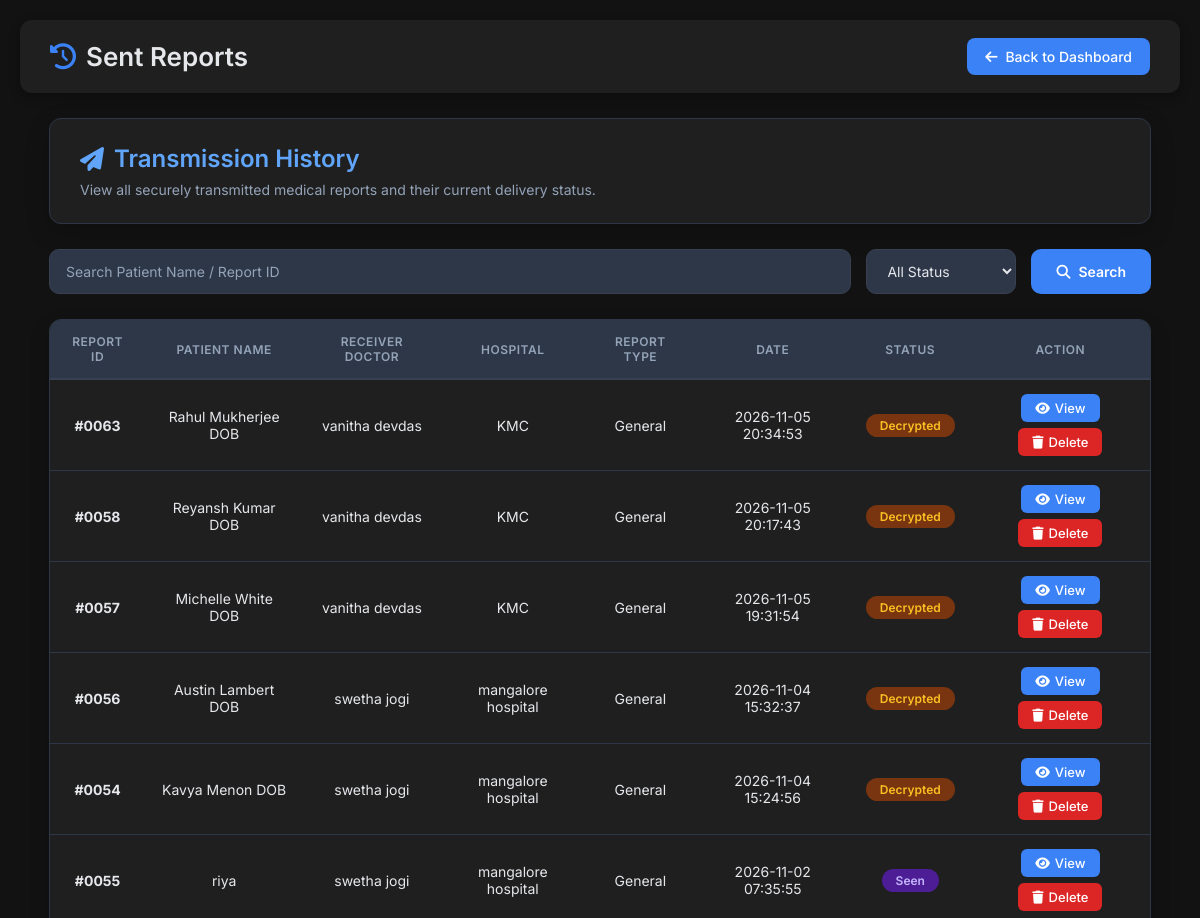
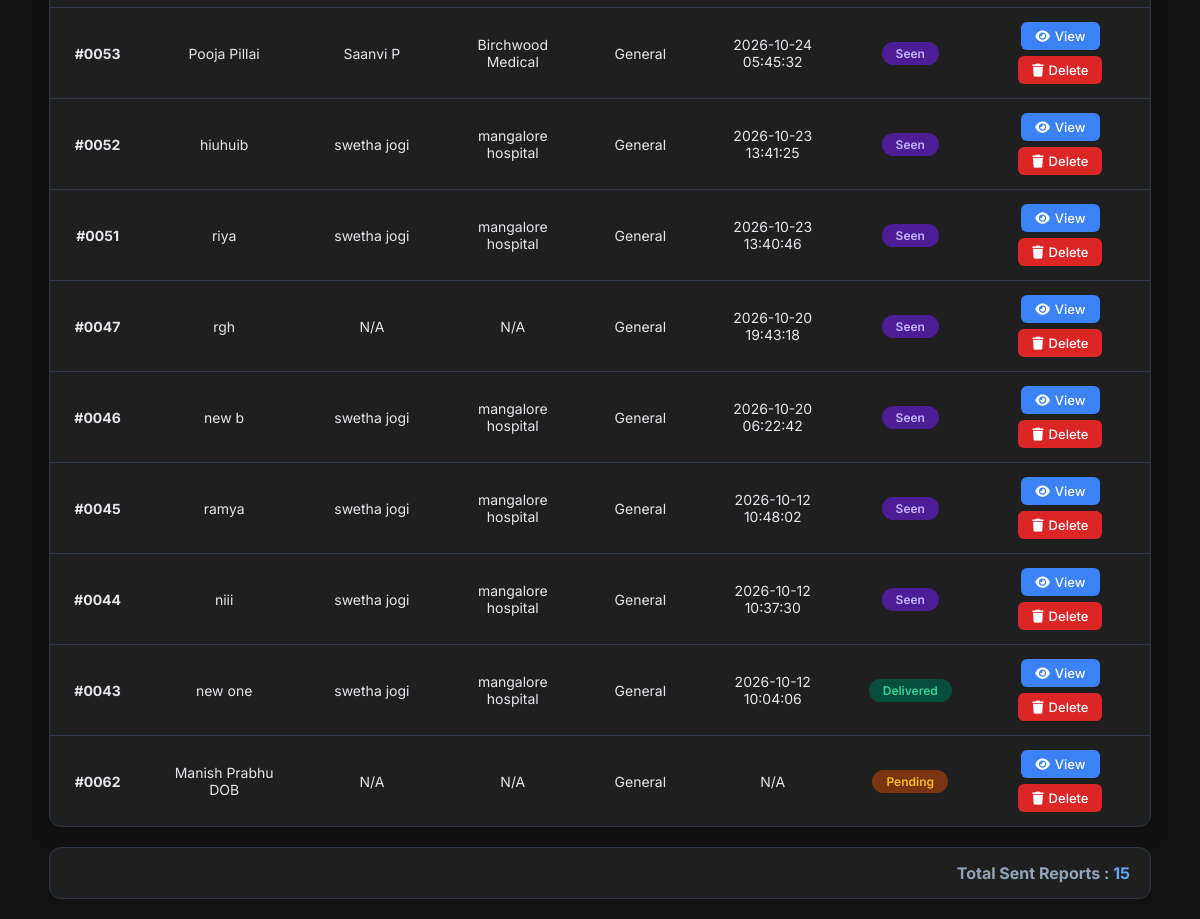
The app's page /sent_reports/7 with its own data (2 pictures, top to bottom).
### tables this page shows
CREATE TABLE reports (
        report_id INTEGER PRIMARY KEY AUTOINCREMENT,

        sender_id INTEGER,
        receiver_id INTEGER,

        patient_number TEXT UNIQUE,
        patient_name TEXT,
        age INTEGER,
        gender TEXT,

        diagnosis TEXT,
        prescription TEXT,

        report_file TEXT,
        xray_image TEXT,

        encrypted_file TEXT,
        stego_image TEXT,
        sha256_hash TEXT,

        status TEXT DEFAULT 'Uploaded',

        upload_date TEXT,
        sent_date TEXT, encrypted_aes_key TEXT, decrypted_metadata TEXT, ai_summary TEXT,

        FOREIGN KEY(sender_id) REFERENCES doctors(doctor_id),
        FOREIGN KEY(receiver_id) REFERENCES doctors(doctor_id)
    );

CREATE TABLE doctors (
        doctor_id INTEGER PRIMARY KEY AUTOINCREMENT,
        hospital_id INTEGER NOT NULL,
        doctor_name TEXT NOT NULL,
        specialization TEXT NOT NULL,
        email TEXT UNIQUE NOT NULL,
        phone TEXT,
        experience INTEGER,
        license_number TEXT UNIQUE,
        username TEXT UNIQUE NOT NULL,
        password TEXT NOT NULL,
        address TEXT,
        public_key TEXT,
        private_key TEXT,
        status TEXT DEFAULT 'Active', profile_pic TEXT, license_document TEXT,
        FOREIGN KEY (hospital_id) REFERENCES hospitals(hospital_id)
    );

CREATE TABLE hospitals (
        hospital_id INTEGER PRIMARY KEY AUTOINCREMENT,
        hospital_name TEXT NOT NULL,
        registration_id TEXT,
        email TEXT,
        phone TEXT,
        location TEXT,
        address TEXT,
        specialization TEXT
    , doctor_pdf TEXT);

### app.py (the view)
@app.route("/sent_reports/<int:doctor_id>", methods=["GET"])
def sent_reports(doctor_id):
    conn = get_db_connection()
    search = request.args.get("search", "")
    status_filter = request.args.get("status", "all")
    query = """
        SELECT
            r.report_id, r.patient_name, r.sent_date, r.status,
            NULL AS report_type,
            d2.doctor_name AS receiver_name,
            h2.hospital_name AS to_hospital
        FROM reports r
        LEFT JOIN doctors d2 ON r.receiver_id = d2.doctor_id
        LEFT JOIN hospitals h2 ON d2.hospital_id = h2.hospital_id
        WHERE r.sender_id = ?
          AND r.status IN ('Pending', 'Delivered', 'Seen', 'Decrypted')
    """
    params = [doctor_id]
    if search:
        query += """
            AND (r.patient_name LIKE ? OR r.report_id LIKE ?)
        """
        search_param = f"%{search}%"
        params.extend([search_param, search_param])
    if status_filter != "all":
        query += " AND LOWER(r.status) = ?"
        params.append(status_filter.lower())
    query += " ORDER BY r.sent_date DESC"
    reports_data = conn.execute(query, params).fetchall()
    conn.close()
    return render_template(
        "sent_reports.html",
        doctor_id=doctor_id,
        reports=reports_data,
        search_query=search,
        status_filter=status_filter
    )

### app.py (called while the page is built)
def get_db_connection():
    conn = sqlite3.connect(DATABASE_PATH, timeout=30)
    conn.row_factory = sqlite3.Row
    conn.execute("PRAGMA busy_timeout = 30000")
    return conn

### templates/sent_reports.html (shortened to what this page needs)
<!DOCTYPE html>
<html lang="en">
<head>
<link rel="stylesheet"
href="https://cdnjs.cloudflare.com/ajax/libs/font-awesome/6.5.2/css/all.min.css">
</head>
<body>
<header>
<h2><i class="fa-solid fa-clock-rotate-left"></i> Sent Reports</h2>
<a href="{{ url_for('doctor_dashboard', doctor_id=doctor_id) }}">
<i class="fa fa-arrow-left"></i> Back to Dashboard
</a>
</header>
<div class="container">
<div class="top-card">
<h2><i class="fa-solid fa-paper-plane"></i> Transmission History</h2>
<p>View all securely transmitted medical reports and their current delivery status.</p>
</div>
<form method="GET" action="{{ url_for('sent_reports', doctor_id=doctor_id) }}" class="search-box">
<input type="text" name="search" placeholder="Search Patient Name / Report ID" value="{{ search_query or '' }}">
<select name="status">
<option value="all" {% if status_filter == 'all' or not status_filter %}selected{% endif %}>All Status</option>
</select>
<button type="submit">
<i class="fa-solid fa-search"></i> Search
</button>
</form>
<div class="table-card">
<table>
<thead>
<tr>
<th>Report ID</th>
<th>Patient Name</th>
<th>Receiver Doctor</th>
<th>Hospital</th>
<th>Report Type</th>
<th>Date</th>
<th>Status</th>
<th>Action</th>
</tr>
</thead>
<tbody>
    {% if reports %}
        {% for report in reports %}
            <tr>
                <td><strong>#{{ "%04d"|format(report.report_id) }}</strong></td>
                <td>{{ report.patient_name or 'N/A' }}</td>
                <td>{{ report.receiver_name or 'N/A' }}</td>
                <td>{{ report.to_hospital or 'N/A' }}</td>
                <td>{{ report.report_type or 'General' }}</td>
                <td>{{ report.sent_date or 'N/A' }}</td>
                <td>
                    {% set s = (report.status or 'Pending')|lower %}
                    <span class="
                        {% if s == 'seen' %}seen
                        {% elif s == 'delivered' %}delivered
                        {% elif s == 'pending' %}pending
                        {% else %}pending{% endif %}
                    ">
                        {% if s == 'seen' %}Seen
                        {% elif s == 'delivered' %}Delivered
                        {% elif s == 'pending' %}Pending
                        {% else %}{{ report.status }}{% endif %}
                    </span>
                </td>
                <td>
                    <div class="action-cell">
                        <a href="{{ url_for('view_report', report_id=report.report_id) }}" class="view-btn">
                            <i class="fa-solid fa-eye"></i> View
                        </a>
                        <button onclick="confirmDelete({{ report.report_id }}, '{{ report.patient_name }}')" class="delete-btn">
                            <i class="fa-solid fa-trash"></i> Delete
                        </button>
                    </div>
                </td>
            </tr>
        {% endfor %}
    {% endif %}
</tbody>
</table>
</div>
<div class="footer">
<b>Total Sent Reports : <span>{{ reports|length }}</span></b>
</div>
</div>
</body>
</html>

### templates/sent_reports.html (style rules this page uses)
* { margin:0; padding:0; box-sizing:border-box; font-family:'Inter', sans-serif; }
body { background:#121212; color:#e5e7eb; min-height:100vh; padding:20px; }
header { background:#1f1f1f; color:#e5e7eb; padding:18px 30px; display:flex; justify-content:space-between; align-items:center; border-radius:12px; box-shadow:0 4px 12px rgba(0,0,0,.3); flex-wrap:wrap; gap:10px; margin-bottom:25px; }
header h2 { font-size:26px; font-weight:600; display:flex; align-items:center; gap:10px; }
header h2 i { color:#3b82f6; }
header a { color:white; text-decoration:none; font-size:14px; background:#3b82f6; padding:10px 18px; border-radius:8px; transition:.3s; font-weight:500; display:inline-flex; align-items:center; gap:8px; }
.container { width:95%; max-width:1400px; margin:0 auto; }
.top-card { background:#1f1f1f; padding:25px 30px; border-radius:12px; box-shadow:0 8px 25px rgba(0,0,0,.2); margin-bottom:25px; border:1px solid #2d3748; }
.top-card h2 { color:#60a5fa; margin-bottom:8px; font-size:24px; font-weight:600; display:flex; align-items:center; gap:10px; }
.top-card p { color:#94a3b8; font-size:14px; }
.search-box { display:flex; gap:15px; margin-bottom:25px; flex-wrap:wrap; }
.search-box input { flex:1; min-width:200px; padding:12px 16px; background:#2d3748; border:1px solid #374151; border-radius:10px; color:#e5e7eb; font-size:14px; outline:none; transition:.3s; }
.search-box input::placeholder { color:#94a3b8; }
.search-box select { padding:12px 16px; border-radius:10px; background:#2d3748; border:1px solid #374151; color:#e5e7eb; font-size:14px; outline:none; min-width:150px; transition:.3s; cursor:pointer; }
.search-box select option { background:#1f1f1f; color:#e5e7eb; }
.search-box button { padding:12px 25px; background:#3b82f6; color:white; border:none; border-radius:10px; cursor:pointer; font-weight:600; font-size:14px; transition:.3s; display:inline-flex; align-items:center; gap:8px; }
.table-card { background:#1f1f1f; border-radius:12px; overflow:hidden; box-shadow:0 8px 20px rgba(0,0,0,.2); border:1px solid #2d3748; }
table { width:100%; border-collapse:collapse; }
thead { background:#2d3748; }
th { padding:14px 16px; text-align:center; font-size:12px; text-transform:uppercase; letter-spacing:0.5px; color:#94a3b8; font-weight:600; border-bottom:2px solid #374151; }
td { padding:14px 16px; text-align:center; border-bottom:1px solid #2d3748; font-size:14px; color:#e5e7eb; }
tbody tr:last-child td { border-bottom:none; }
.pending { background:#78350f; color:#fbbf24; padding:4px 14px; border-radius:30px; font-weight:600; display:inline-block; font-size:12px; }
.delivered { background:#064e3b; color:#34d399; padding:4px 14px; border-radius:30px; font-weight:600; display:inline-block; font-size:12px; }
.seen { background:#4c1d95; color:#c4b5fd; padding:4px 14px; border-radius:30px; font-weight:600; display:inline-block; font-size:12px; }
.action-cell { display: flex; gap: 6px; justify-content: center; flex-wrap: wrap; }
.view-btn { background:#3b82f6; color:white; padding:6px 14px; border-radius:6px; text-decoration:none; font-size:13px; font-weight:500; transition:.3s; display:inline-flex; align-items:center; gap:5px; border:none; cursor:pointer; }
.delete-btn { background:#dc2626; color:white; padding:6px 14px; border-radius:6px; text-decoration:none; font-size:13px; font-weight:500; transition:.3s; display:inline-flex; align-items:center; gap:5px; border:none; cursor:pointer; }
.footer { margin-top:20px; text-align:right; color:#94a3b8; font-size:16px; padding:15px 20px; background:#1f1f1f; border-radius:12px; border:1px solid #2d3748; }
.footer span { color:#60a5fa; font-weight:700; }

### records on screen
reports: report_id "0063", patient_name "Rahul Mukherjee DOB", doctor_name "vanitha devdas", hospital_name "KMC", report_type "General", sent_date "2026-11-05 20:34:53", status "Decrypted"
reports: report_id "0058", patient_name "Reyansh Kumar DOB", doctor_name "vanitha devdas", hospital_name "KMC", report_type "General", sent_date "2026-11-05 20:17:43", status "Decrypted"
reports: report_id "0057", patient_name "Michelle White DOB", doctor_name "vanitha devdas", hospital_name "KMC", report_type "General", sent_date "2026-11-05 19:31:54", status "Decrypted"
reports: report_id "0056", patient_name "Austin Lambert DOB", doctor_name "swetha jogi", hospital_name "mangalore hospital", report_type "General", sent_date "2026-11-04 15:32:37", status "Decrypted"
reports: report_id "0054", patient_name "Kavya Menon DOB", doctor_name "swetha jogi", hospital_name "mangalore hospital", report_type "General", sent_date "2026-11-04 15:24:56", status "Decrypted"
reports: report_id "0055", patient_name "riya", doctor_name "swetha jogi", hospital_name "mangalore hospital", report_type "General", sent_date "2026-11-02 07:35:55", shows "Seen"
reports: report_id "0053", patient_name "Pooja Pillai", doctor_name "Saanvi P", hospital_name "Birchwood Medical", report_type "General", sent_date "2026-10-24 05:45:32", shows "Seen"
reports: report_id "0052", patient_name "hiuhuib", doctor_name "swetha jogi", hospital_name "mangalore hospital", report_type "General", sent_date "2026-10-23 13:41:25", shows "Seen"
reports: report_id "0051", patient_name "riya", doctor_name "swetha jogi", hospital_name "mangalore hospital", report_type "General", sent_date "2026-10-23 13:40:46", shows "Seen"
reports: report_id "0047", patient_name "rgh", receiver_name "N/A", to_hospital "N/A", report_type "General", sent_date "2026-10-20 19:43:18", shows "Seen"
reports: report_id "0046", patient_name "new b", doctor_name "swetha jogi", hospital_name "mangalore hospital", report_type "General", sent_date "2026-10-20 06:22:42", shows "Seen"
reports: report_id "0045", patient_name "ramya", doctor_name "swetha jogi", hospital_name "mangalore hospital", report_type "General", sent_date "2026-10-12 10:48:02", shows "Seen"
reports: report_id "0044", patient_name "niii", doctor_name "swetha jogi", hospital_name "mangalore hospital", report_type "General", sent_date "2026-10-12 10:37:30", shows "Seen"
reports: report_id "0043", patient_name "new one", doctor_name "swetha jogi", hospital_name "mangalore hospital", report_type "General", sent_date "2026-10-12 10:04:06", shows "Delivered"
reports: report_id "0062", patient_name "Manish Prabhu DOB", receiver_name "N/A", to_hospital "N/A", report_type "General", sent_date "N/A", shows "Pending"

### other values on screen
{{ reports|length }} "15"
